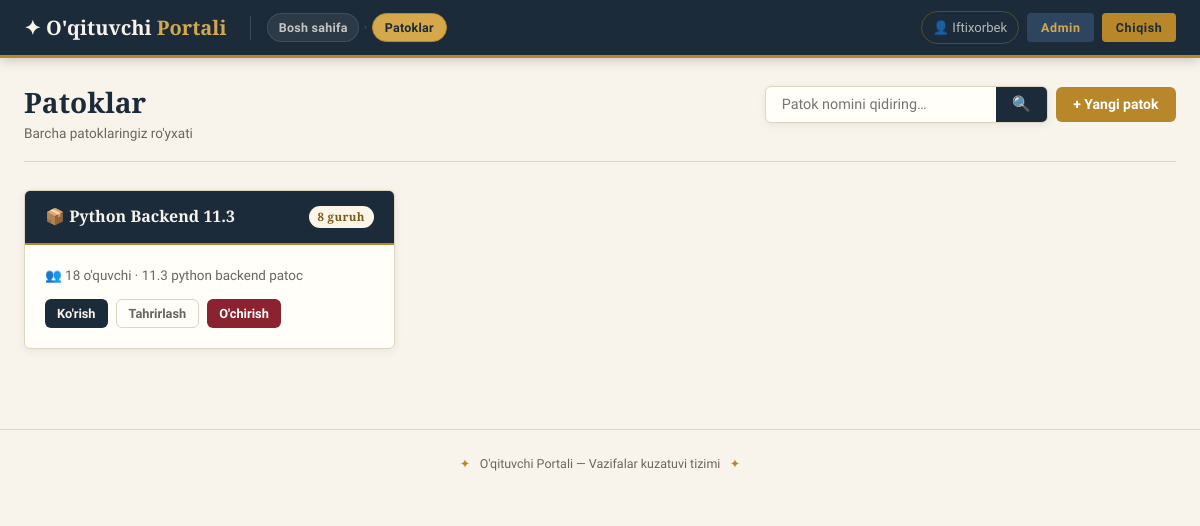
The app's page /patoklar/ (signed in) with its own data.
### apps/patoklar/models.py (models this page shows, shortened)
class Patok(models.Model):
    nomi = models.CharField(max_length=150, verbose_name="Patok nomi")
    oqituvchi = models.ForeignKey(
        User, on_delete=models.CASCADE,
        related_name='patoklar',
        verbose_name="O'qituvchi"
    )
    tavsif = models.TextField(blank=True, verbose_name="Tavsif")
    yaratilgan = models.DateTimeField(auto_now_add=True)
    class Meta:
        verbose_name = "Patok"
        verbose_name_plural = "Patoklar"
        ordering = ['-yaratilgan']
    def guruhlar_soni(self):
        return self.guruhlar.count()
    def talabalar_soni(self):
        from apps.talabalar.models import Talaba
        return Talaba.objects.filter(guruh__patok=self).count()

### apps/patoklar/views.py (the view)
# urls.py: path('', views.patok_list, name='patok_list'),
@login_required
def patok_list(request):
    q = request.GET.get('q', '').strip()
    patoklar = Patok.objects.filter(oqituvchi=request.user)
    if q:
        patoklar = patoklar.filter(nomi__icontains=q)
    return render(request, 'patoklar/list.html', {'patoklar': patoklar, 'q': q})

### templates/patoklar/list.html (shortened to what this page needs)
{% extends 'base/base.html' %}
{% block breadcrumb %}
<li><a href="/">Bosh sahifa</a></li>
<li><span class="sep">›</span></li>
<li><span class="current">Patoklar</span></li>
{% endblock %}
{% block content %}
<div class="ph">
    <div>
        <div class="ph-title">Patoklar</div>
        <div class="ph-sub">Barcha patok­laringiz ro'yxati</div>
    </div>
    <div class="ph-actions">
        <form method="get" style="display:flex;">
            <div class="search-wrap">
                <input class="search-input" name="q" value="{{ q }}" placeholder="Patok nomini qidiring…">
                <button class="search-btn" type="submit">🔍</button>
            </div>
        </form>
        <a href="/patoklar/create/" class="btn btn-gold">+ Yangi patok</a>
    </div>
</div>
{% if patoklar %}
<div style="display:grid;grid-template-columns:repeat(auto-fill,minmax(280px,1fr));gap:1.25rem;">
    {% for p in patoklar %}
    <div class="card">
        <div class="card-head">
            <span>📦 {{ p.nomi }}</span>
            <span class="badge badge-gold">{{ p.guruhlar_soni }} guruh</span>
        </div>
        <div class="card-body">
            <p style="font-size:.84rem;color:var(--muted);margin-bottom:.75rem;">
                👥 {{ p.talabalar_soni }} o'quvchi
                {% if p.tavsif %} · {{ p.tavsif|truncatechars:60 }}{% endif %}
            </p>
            <div style="display:flex;gap:.5rem;">
                <a href="/patoklar/{{ p.pk }}/" class="btn btn-primary btn-sm">Ko'rish</a>
                <a href="/patoklar/{{ p.pk }}/edit/" class="btn btn-ghost btn-sm">Tahrirlash</a>
                <a href="/patoklar/{{ p.pk }}/delete/" class="btn btn-danger btn-sm">O'chirish</a>
            </div>
        </div>
    </div>
    {% endfor %}
</div>
{% endif %}
{% endblock %}

### templates/base/base.html (shortened to what this page needs)
<!DOCTYPE html>
<html lang="uz">
<head>
</head>
<body>
{% if user.is_authenticated %}
<nav class="topbar">
    <a href="/" class="topbar-brand">✦ O'qituvchi <em>Portali</em></a>
    <ul class="breadcrumb">
        {% block breadcrumb %}{% endblock %}
    </ul>
    <div class="topbar-right">
        <span class="topbar-user">👤 {{ user.get_full_name|default:user.username }}</span>
        {% if user.is_staff %}
        <a href="/admin/" class="btn-topbar" style="background:var(--ink-light);color:var(--gold-light);">Admin</a>
        {% endif %}
        <a href="/logout/" class="btn-topbar">Chiqish</a>
    </div>
</nav>
{% endif %}
<main class="page">
    {% block content %}{% endblock %}
</main>
<footer class="site-footer">
    <span>✦</span> O'qituvchi Portali — Vazifalar kuzatuvi tizimi <span>✦</span>
</footer>
</body>
</html>

### records on screen
Patok: nomi "Python Backend 11.3", guruhlar_soni "8", talabalar_soni "18", tavsif "11.3 python backend patoc"

### other values on screen
{{ user.get_full_name|default:user.username }} "Iftixorbek"
